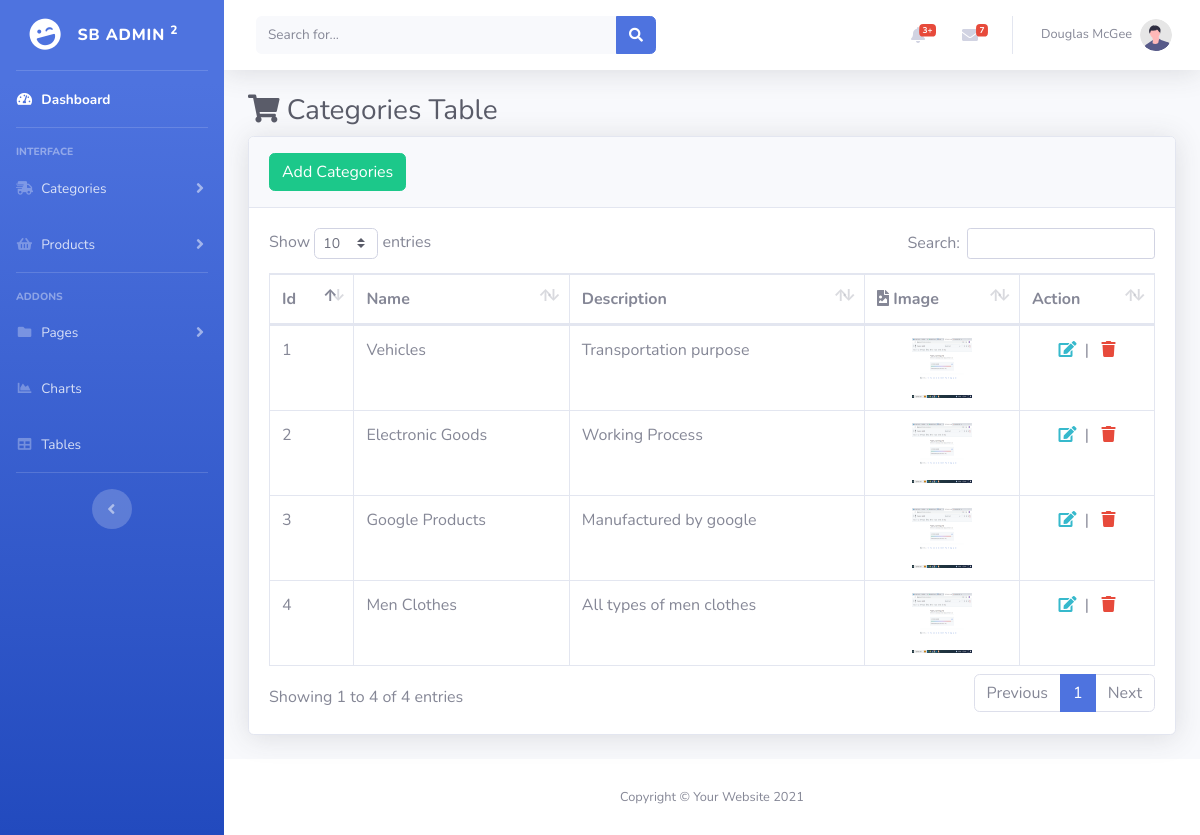
Page /index.php/categories on the committed database.
### tables this page shows
CREATE TABLE `categories` (
  `id` int(100) NOT NULL,
  `name` varchar(200) NOT NULL,
  `description` varchar(250) NOT NULL,
  `image` text NOT NULL,
  `Action` text NOT NULL,
  `register_date` timestamp NOT NULL DEFAULT current_timestamp() ON UPDATE current_timestamp()
);

### application/controllers/Categories.php (called while the page is built, shortened)
<?php
class Categories extends CI_Controller {
	function __construct(){
		$this->load->model('Add_categories');
        $this->page_path='admin/layouts/main';
	}
	 public function index()
	 {
		$data['page_name']='categories/showcategories';
        $data['page_title']='Categories Details';
        $data['categories_list']=$this->Add_categories->getcategories();
		$this->load->view($this->page_path,$data);
	 }
}
 ?>

### index.php (called while the page is built, shortened)
<?php
require_once BASEPATH.'core/CodeIgniter.php';

### application/models/Add_categories.php (called while the page is built, shortened)
<?php
Class Add_categories extends CI_Model{
	function getcategories(){
		return $this->db->order_by('id','desc')->get('categories')->result();
		return $this->db->get('categories')->result();
	}
}

### application/views/admin/categories/showcategories.php (the view, shortened to what this page needs)
<div class="container-fluid">
                    <h1 class="h3 mb-2 text-gray-800"><i class="fa fa-shopping-cart"></i>&nbsp;Categories Table</h1>
                    <div class="card shadow mb-4">
                        <div class="card-header py-3">
                            <a class='pull-right btn btn-success' href="<?php echo base_url('categories/addcategories');?>">Add Categories</a>
                        </div>
                        <div class="card-body">
                        <div class="table-responsive">
                                <table class="table table-bordered" id="dataTable" width="100%" cellspacing="0">
                                    <thead>
                                        <tr>
                                            <th scope="col">Id</th>
                                            <th scope="col">Name</th>
                                            <th scope="col">Description</th>
                                            <th scope="col"><i class="fas fa-file-image"></i>&nbsp;Image</th>
                                            <th scope="col">Action</th>
                                        </tr>
                                    </thead>
                                    <tbody>
                                        <?php
                                        $i=1;
                                            foreach ($categories_list as $category) {
                                        ?>
                                            <tr>
                                                <td><?php echo $i;?></td>
                                                <td><?php echo $category->name;?></td>
                                                <td><?php echo $category->description;?></td>
                                                <td class="text-center"><img src="<?php echo base_url('uploads/categories/'.$category->id.'.png');?>" height="60" width="60"/></td>
                                                <td class="text-center"><a class="text-info" href="<?php echo base_url('Categories/editcategory?id='.$category->id);?>"><i class="fa fa-edit"></i></a>&nbsp; |
                                                    &nbsp; <a class="text-danger" href="<?php echo base_url('Categories/deletecategories?id='.$category->id);?>"><i class="fa fa-trash"></i></a></td>
                                            </tr>
                                        <?php $i++;}?>
                                    </tbody>
                                </table>
                            </div>
                        </div>
                    </div>
                </div>

### rows in the picture
categories: name "Vehicles", description "Transportation purpose"
categories: name "Electronic Goods", description "Working Process"
categories: name "Google Products", description "Manufactured by google"
categories: name "Men Clothes", description "All types of men clothes"
